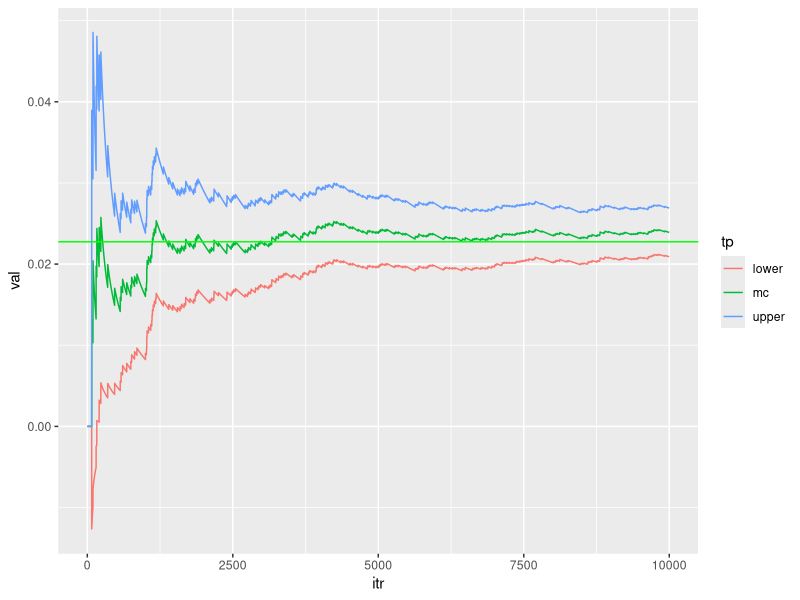
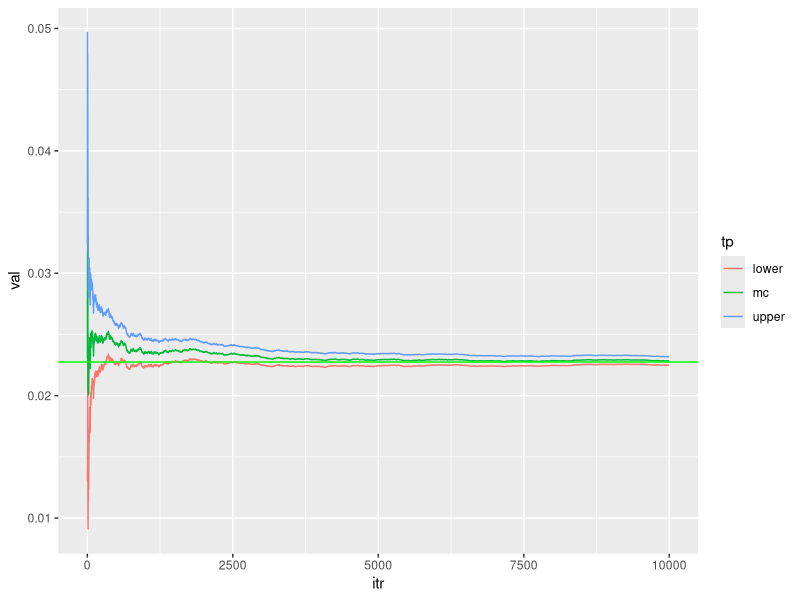
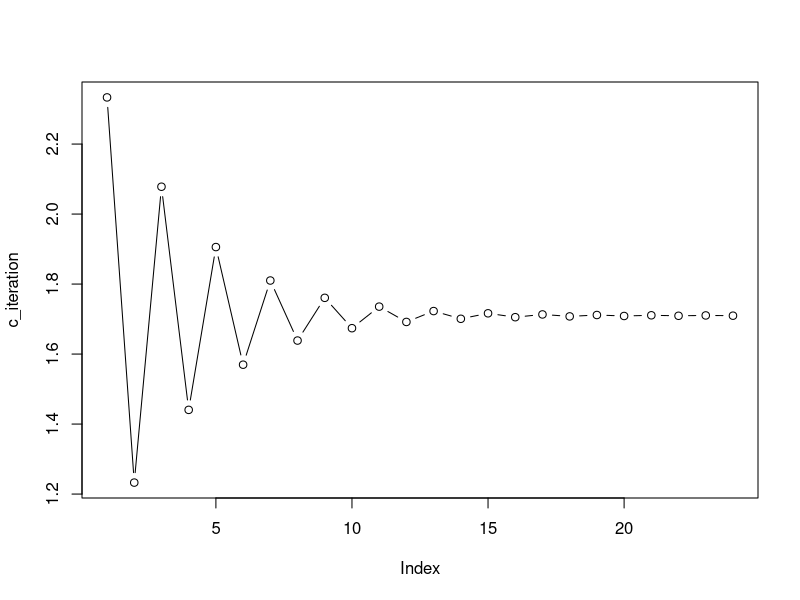

Source code (R) for these figures, in order:
## ---- chunk 1
Nsim=10^4

indicator=function(x){
y=ifelse((x>2),1,0)
return(y)}

newdata<-rnorm(Nsim, 0,1 )

mc=c(); v=c(); upper=c(); lower=c()

for (j in 1:Nsim)
{
mc[j]=mean(indicator(newdata[1:j]))
v[j]=(j^{-1})*var(indicator(newdata[1:j]))
upper[j]=mc[j]+1.96*sqrt(v[j])
lower[j]=mc[j]-1.96*sqrt(v[j])
}

library(ggplot2)
values=c(mc,upper,lower)
type=c(rep("mc",Nsim),rep("upper",Nsim),rep("lower",Nsim))
iter=rep(seq(1:Nsim),3)
data=data.frame(val=values, tp=type, itr=iter)
Rcode<-ggplot(data,aes(itr,val,col=tp))+geom_line(size=0.5)
Rcode+geom_hline(yintercept=1-pnorm(2),color="green",size=0.5)
## ---- chunk 2
Nsim=10^4
normal_density=function(x)
{y=(1/sqrt(2*pi))*exp(-0.5*(x^2))
return(y)}
x=2-log(runif(Nsim))
ImpS=c(); v=c(); upper=c(); lower=c()
for (j in 1:Nsim)
{
ImpS[j]=mean(normal_density(x[1:j])/exp(-(x[1:j]-2)))
v[j]=(j^{-1})*var(normal_density(x[1:j])/exp(-(x[1:j]-2)))
upper[j]=ImpS[j]+1.96*sqrt(v[j])
lower[j]=ImpS[j]-1.96*sqrt(v[j])
}

library(ggplot2)
values=c(ImpS,upper,lower)
type=c(rep("mc",Nsim),rep("upper",Nsim),rep("lower",Nsim))
iter=rep(seq(1:Nsim),3)
data=data.frame(val=values, tp=type, itr=iter)
ggplot(data,aes(itr,val,col=tp))+geom_line(size=0.5)+
geom_hline(yintercept=1-pnorm(2),color="green",size=0.5)

## ---- chunk 3
f_firstorder=function(x){x^3-5}
f_secondorder=function(x){3*x}
x_old=1;tolerance=1e-3
max_its=2000;iteration=1;difference=2
c_iteration<-c() ## to collect numbers generated in the iteration process 
while(difference>tolerance & iteration<max_its){
  x_updated=x_old-(f_firstorder(x_old)/f_secondorder(x_old))
  difference=abs(x_updated-x_old);
  iteration=iteration+1;
  x_old=x_updated
  c_iteration<-c(c_iteration,x_updated)}

plot(c_iteration,type="b")
## ---- chunk 4
# Data generation
set.seed(123)
n=500
x1_norm<-rnorm(n)
x2_norm<-rnorm(n,3,4)
x3_norm<-rnorm(n,4,6)
x_combined<-cbind(1,x1_norm,x2_norm,x3_norm) # dimension: n*4
coefficients_new<-c(1,2,3,4)  #true regression coefficient
inv_logit<-function(x,b){exp(x%*%b)/(1+exp(x%*%b))}
prob_generated<-inv_logit(x_combined,coefficients_new)
y<-c()
for (i in 1:n) {y[i]<-rbinom(1,1,prob_generated[i])}

# Newton Raphson

#We need to set random starting values.
beta_old<-c(1,1,1,1)
tolerance=1e-3
max_its=2000;iteration=1;difference=2
W<-matrix(0,n,n)

while(difference>tolerance & iteration<max_its)
  {
  # The first order
  f_firstorder<-t(x_combined)%*%(y-inv_logit(x_combined,beta_old))
  # The second order
  diag(W) = inv_logit(x_combined,beta_old)*(1-inv_logit(x_combined,beta_old))
  f_secondorder<--t(x_combined)%*%W%*%x_combined
  # Calculate the beta_updated
  beta_updated=beta_old-(solve(f_secondorder)%*%f_firstorder)
  difference=max(abs(beta_updated-beta_old));
  iteration=iteration+1;
  beta_old=beta_updated}

beta_old

